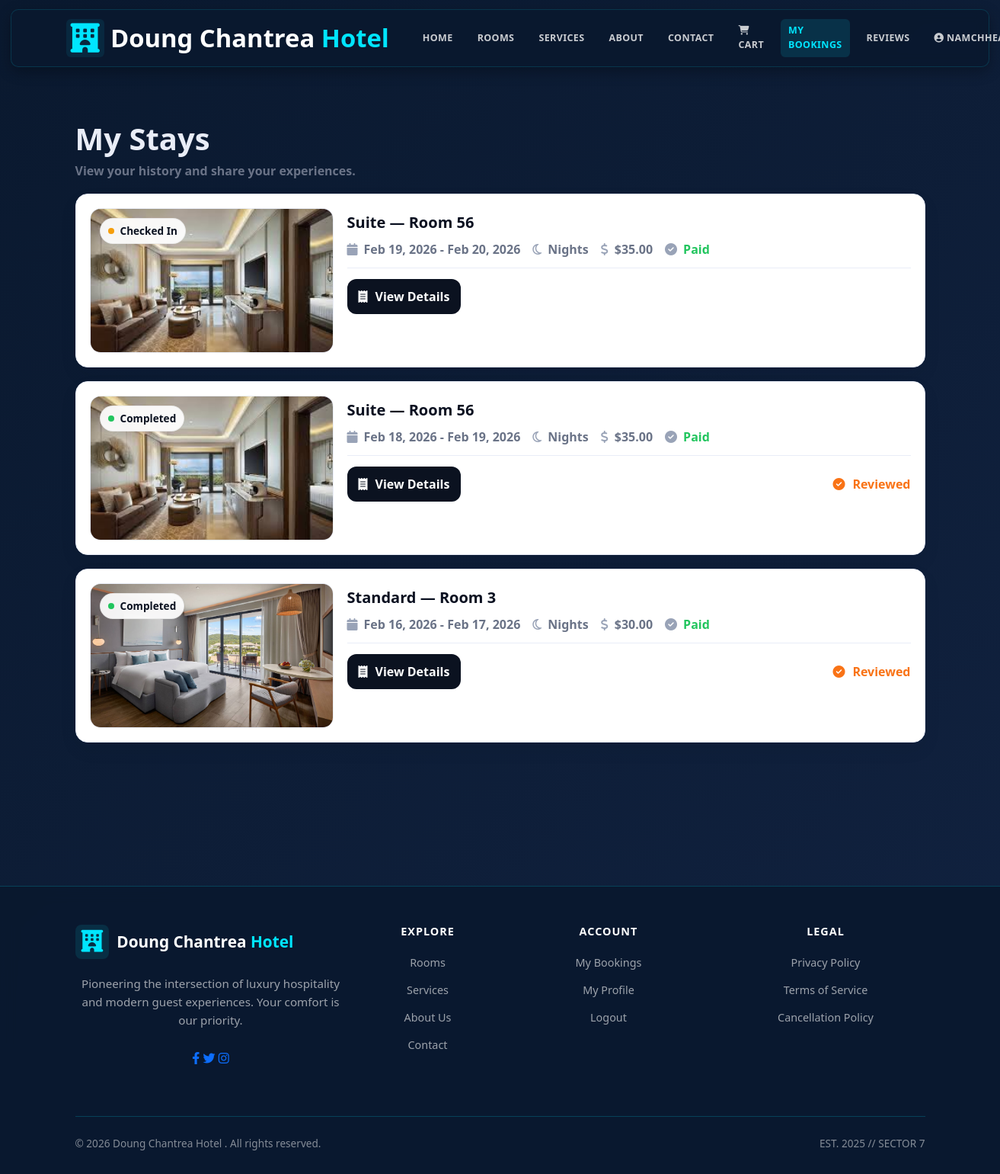
The app's page /my-reservations/ (signed in) with its own data.
### hotel/models.py (models this page shows, shortened)
class Reservation(models.Model):
    id = models.AutoField(primary_key=True)
    STATUS_CHOICES = [
        ('Pending', 'Pending'),
        ('Confirmed', 'Confirmed'),
        ('Checked In', 'Checked In'),
        ('Checked Out', 'Checked Out'),
        ('Cancelled', 'Cancelled'),
    ]
    guest = models.ForeignKey(Guest, on_delete=models.CASCADE, related_name='reservations')
    room = models.ForeignKey(Room, on_delete=models.CASCADE, related_name='reservations')
    handled_by = models.ForeignKey('Staff', on_delete=models.SET_NULL, null=True, blank=True, related_name='handled_reservations')
    check_in_date = models.DateField()
    check_out_date = models.DateField()
    booking_date = models.DateTimeField(auto_now_add=True)
    status = models.CharField(max_length=20, choices=STATUS_CHOICES, default='Pending')
    is_online_booking = models.BooleanField(default=True)
    number_of_guests = models.IntegerField(default=1, validators=[MinValueValidator(1)])
    special_requests = models.TextField(blank=True, null=True)
    total_price = models.DecimalField(max_digits=10, decimal_places=2, default=0, validators=[MinValueValidator(0)])
    class Meta:
        ordering = ['-booking_date']

class Room(models.Model):
    id = models.AutoField(primary_key=True)
    STATUS_CHOICES = [
        ('Available', 'Available'),
        ('Booked', 'Booked'),
        ('Maintenance', 'Maintenance'),
    ]
    room_number = models.CharField(max_length=10, unique=True)
    category = models.ForeignKey(RoomCategory, on_delete=models.CASCADE, related_name='rooms')
    assigned_staff = models.ForeignKey('Staff', on_delete=models.SET_NULL, null=True, blank=True, related_name='assigned_rooms')
    status = models.CharField(max_length=15, choices=STATUS_CHOICES, default='Available')
    floor = models.IntegerField(default=1, validators=[MinValueValidator(1), MaxValueValidator(100)])
    max_occupancy = models.IntegerField(default=2, validators=[MinValueValidator(1)])
    price = models.DecimalField(max_digits=10, decimal_places=2, null=True, blank=True, validators=[MinValueValidator(0)], help_text="Room-specific price (leave blank to use category base price)")
    amenities = models.TextField(default="WiFi, AC, TV", help_text="Comma-separated list of amenities")
    description = models.TextField(blank=True, null=True)
    image = models.ImageField(upload_to='rooms/', blank=True, null=True)
    created_at = models.DateTimeField(default=timezone.now)
    class Meta:
        ordering = ['room_number']

class RoomCategory(models.Model):
    id = models.AutoField(primary_key=True)
    category_name = models.CharField(max_length=50, unique=True)
    class Meta:
        verbose_name_plural = "Room Categories"

### hotel/views.py (the view)
# urls.py: path('my-reservations/', views.my_reservations, name='my_reservations'),
@login_required(login_url='login')
def my_reservations(request):
    try:
        guest = request.user.guest
        reservations = guest.reservations.select_related("room", "room__category").all()
        from .models import RoomRating
        reviewed_res_ids = set(
            RoomRating.objects.filter(user=request.user, reservation__guest=guest)
            .values_list("reservation_id", flat=True)
        )
        pending_reservations = guest.reservations.exclude(payment__payment_status__in=['Completed', 'Refunded'])
    except Guest.DoesNotExist:
        reservations = []
        reviewed_res_ids = set()
        pending_reservations = None
    context = {
        "reservations": reservations,
        "reviewed_res_ids": reviewed_res_ids,
        "pending_reservations": pending_reservations,
    }
    return render(request, "hotel/html/my_reservations.html", context)

### hotel/template/hotel/html/my_reservations.html (shortened to what this page needs)
{% extends 'hotel/html/base.html' %}
{% load static %}
{% block content %}
<div class="container stays-wrap">
  <div class="stays-head">
    <h1>My Stays</h1>
    <p>View your history and share your experiences.</p>
  </div>
  {% if reservations %}
    {% for r in reservations %}
      <div class="stay-card">
        <div class="stay-inner">
          <div class="stay-media">
            {% if r.status == 'Checked Out' %}
              <span class="pill completed"><span class="dot"></span> Completed</span>
            {% elif r.status == 'Confirmed' %}
              <span class="pill confirmed"><span class="dot"></span> Confirmed</span>
            {% elif r.status == 'Cancelled' %}
              <span class="pill cancelled"><span class="dot"></span> Cancelled</span>
            {% else %}
              <span class="pill pending"><span class="dot"></span> {{ r.status }}</span>
            {% endif %}
            {% if r.room.image %}
              <img src="{{ r.room.image.url }}" alt="Room image">
            {% else %}
              <img src="{% static 'hotel/img/hero.png' %}" alt="Room image">
            {% endif %}
          </div>
          <div>
            <div class="stay-title">
              {{ r.room.category.category_name }} — Room {{ r.room.room_number }}
            </div>
            <div class="stay-meta">
              <span class="meta-item">
                <i class="fas fa-calendar"></i>
                {{ r.check_in_date|date:"M d, Y" }} - {{ r.check_out_date|date:"M d, Y" }}
              </span>
              <span class="meta-item">
                <i class="far fa-moon"></i>
                {{ r.nights }} Nights
              </span>
              <span class="meta-item">
                <i class="fas fa-dollar-sign"></i>
                ${{ r.total_price }}
              </span>
              {% if r.payment %}
                {% if r.payment.payment_status == 'Completed' %}
                  <span class="meta-item" style="color: var(--success);">
                    <i class="fas fa-check-circle"></i> Paid
                  </span>
                {% else %}
                  <span class="meta-item" style="color: var(--danger);">
                    <i class="fas fa-exclamation-circle"></i> Payment Pending
                  </span>
                {% endif %}
              {% else %}
                <span class="meta-item" style="color: var(--danger);">
                  <i class="fas fa-exclamation-circle"></i> Payment Pending
                </span>
              {% endif %}
            </div>
            <div class="stay-actions">
              <a class="btnx btn-dark" href="{% url 'reservation_detail' r.id %}">
                <i class="fas fa-receipt"></i> View Details
              </a>
              {% if r.id in reviewed_res_ids %}
                <span class="reviewed">
                  <i class="fas fa-check-circle"></i> Reviewed
                </span>
              {% endif %}
            </div>
          </div>
        </div>
      </div>
    {% endfor %}
  {% else %}
    <div class="alert alert-info">
      <i class="fas fa-info-circle"></i> You don't have any reservations yet.
      <a href="{% url 'room_list' %}" class="btn btn-sm btn-primary">Browse Rooms</a>
    </div>
  {% endif %}
</div>
{% endblock %}

### hotel/template/hotel/html/base.html (shortened to what this page needs)
{% load static %}
<!DOCTYPE html>
<html lang="en">
<head>
    <link href="https://cdn.jsdelivr.net/npm/bootstrap@5.3.0/dist/css/bootstrap.min.css" rel="stylesheet">
    <link rel="stylesheet" href="https://cdnjs.cloudflare.com/ajax/libs/font-awesome/6.4.0/css/all.min.css">
    <link rel="stylesheet" href="{% static 'hotel/css/home.css' %}">
</head>
<body>
    <nav class="navbar navbar-expand-lg navbar-dark">
        <div class="container-lg">
            <a class="navbar-brand" href="{% url 'guest_home' %}">
                <i class="fas fa-hotel"></i>
                <span class="brand-text">Doung Chantrea <span class="highlight">Hotel</span></span>
            </a>
            <div class="collapse navbar-collapse" id="navbarNav">
                <ul class="navbar-nav ms-auto align-items-center">
                    <li class="nav-item">
                        <a class="nav-link {% if request.resolver_match.url_name == 'guest_home' %}active{% endif %}" href="{% url 'guest_home' %}">Home</a>
                    </li>
                    <li class="nav-item">
                        <a class="nav-link {% if request.resolver_match.url_name == 'room_list' %}active{% endif %}" href="{% url 'room_list' %}">Rooms</a>
                    </li>
                    <li class="nav-item">
                        <a class="nav-link {% if request.resolver_match.url_name == 'service' %}active{% endif %}" href="{% url 'service' %}">Services</a>
                    </li>
                    <li class="nav-item">
                        <a class="nav-link {% if request.resolver_match.url_name == 'about' %}active{% endif %}" href="{% url 'about' %}">About</a>
                    </li>
                    <li class="nav-item">
                        <a class="nav-link {% if request.resolver_match.url_name == 'contact' %}active{% endif %}" href="{% url 'contact' %}">Contact</a>
                    </li>
                    {% if user.is_authenticated %}
                        <li class="nav-item">
                            <a class="nav-link {% if request.resolver_match.url_name == 'view_cart' %}active{% endif %}" href="{% url 'view_cart' %}" style="position: relative;">
                                <i class="fas fa-shopping-cart"></i> Cart
                            </a>
                        </li>
                        <li class="nav-item">
                            <a class="nav-link {% if request.resolver_match.url_name == 'my_reservations' %}active{% endif %}" href="{% url 'my_reservations' %}">
                                My Bookings
                            </a>
                        </li>
                        <li class="nav-item">
                            <a class="nav-link {% if request.resolver_match.url_name == 'reviews' %}active{% endif %}" href="{% url 'reviews' %}">
                                Reviews
                            </a>
                        </li>
                        <li class="nav-item dropdown">
                            <a class="nav-link dropdown-toggle" href="#" id="userDropdown" role="button" data-bs-toggle="dropdown">
                                <i class="fas fa-user-circle"></i> {{ user.username }}
                            </a>
                        </li>
                    {% endif %}
                </ul>
            </div>
        </div>
    </nav>
    <main>
        <div class="container-lg">
            {% block content %}{% endblock %}
        </div>
    </main>
    <footer>
        <div class="container-lg">
            <div class="row">
                <div class="col-lg-4 mb-4">
                    <div class="footer-brand">
                        <i class="fas fa-hotel"></i>
                        <span class="brand-text">Doung Chantrea <span class="highlight">Hotel</span></span>
                    </div>
                    <p class="footer-description">
                        Pioneering the intersection of luxury hospitality and modern guest experiences. Your comfort is our priority.
                    </p>
                    <div class="social-icons">
                        <a href="#"><i class="fab fa-facebook-f"></i></a>
                        <a href="#"><i class="fab fa-twitter"></i></a>
                        <a href="#"><i class="fab fa-instagram"></i></a>
                    </div>
                </div>
                <div class="col-lg-2 col-md-6 mb-4 footer-section">
                    <h5>Explore</h5>
                    <ul class="footer-links">
                        <li><a href="{% url 'room_list' %}">Rooms</a></li>
                        <li><a href="{% url 'service' %}">Services</a></li>
                        <li><a href="{% url 'about' %}">About Us</a></li>
                        <li><a href="{% url 'contact' %}">Contact</a></li>
                    </ul>
                </div>
                <div class="col-lg-3 col-md-6 mb-4 footer-section">
                    <h5>Account</h5>
                    <ul class="footer-links">
                        {% if user.is_authenticated %}
                            <li><a href="{% url 'my_reservations' %}">My Bookings</a></li>
                            <li><a href="{% url 'user_profile' %}">My Profile</a></li>
                            <li><a class="logout-link" href="#" data-logout-url="{% url 'logout' %}">Logout</a></li>
                        {% else %}
                            <li><a href="{% url 'login' %}">Login</a></li>
                            <li><a href="{% url 'register' %}">Register</a></li>
                        {% endif %}
                    </ul>
                </div>
                <div class="col-lg-3 col-md-6 mb-4 footer-section">
                    <h5>Legal</h5>
                    <ul class="footer-links">
                        <li><a href="#">Privacy Policy</a></li>
                        <li><a href="#">Terms of Service</a></li>
                        <li><a href="#">Cancellation Policy</a></li>
                    </ul>
                </div>
            </div>
            <div class="footer-bottom">
                <div class="footer-meta">
                    <div>&copy; 2026 Doung Chantrea Hotel . All rights reserved.</div>
                    <div>EST. 2025 // SECTOR 7</div>
                </div>
            </div>
        </div>
    </footer>
</body>
</html>

### hotel/static/hotel/css/home.css (style rules this page uses)
* { margin: 0; padding: 0; box-sizing: border-box; font-family: 'Segoe UI', sans-serif; }
body { background-color: #f5f5f5; }
footer { background-color: #2c3e50; color: white; text-align: center; padding: 15px; }

### hotel/template/hotel/html/base.html (style rules this page uses)
:root { --primary: #00e5ff; --secondary: #0a192f; --dark-bg: rgba(10, 25, 47, 0.95); --light: #ecf0f1; --cyan-glow: rgba(0, 229, 255, 0.2); }
* { margin: 0; padding: 0; box-sizing: border-box; }
body { font-family: 'Segoe UI', Tahoma, Geneva, Verdana, sans-serif; background: linear-gradient(135deg, #0a192f 0%, #112240 100%); min-height: 100vh; color: #e6f1ff; }
.navbar { background: rgba(10, 25, 47, 0.95); backdrop-filter: blur(8px); border: 1px solid rgba(0, 229, 255, 0.14); border-radius: 10px; margin: 12px 14px; padding: 6px 18px; box-shadow: 0 6px 18px rgba(0, 0, 0, 0.28); position: sticky; top: 10px; left: 0; width: calc(100% - 28px); height: 76px; z-index: 1000; display: flex; align-items: center; }
.navbar .container-lg { display: flex; align-items: center; gap: 12px; padding-left: 0; padding-right: 0; }
.navbar-brand { font-weight: 700; font-size: 2.05rem; color: #fff !important; display: flex; align-items: center; gap: 8px; }
.navbar-brand i { color: #00e5ff; font-size: 2.4rem; padding: 6px; background: rgba(0, 229, 255, 0.08); border-radius: 6px; }
.navbar-brand .brand-text .highlight { color: #00e5ff; }
.nav-link { color: rgba(255,255,255,0.78) !important; transition: all 0.22s ease; margin: 0 6px; padding: 6px 10px !important; font-weight: 600; text-transform: uppercase; font-size: 0.78rem; letter-spacing: 0.4px; }
.nav-link.active { color: #00e5ff !important; background: rgba(0, 229, 255, 0.12); border-radius: 6px; }
main { min-height: calc(100vh - 300px); padding: 30px 0; }
footer { background: rgba(10, 25, 47, 0.95); backdrop-filter: blur(10px); border-top: 1px solid rgba(0, 229, 255, 0.2); color: rgba(255,255,255,0.7); padding: 50px 0 30px; margin-top: 80px; }
footer .footer-brand { display: flex; align-items: center; gap: 10px; margin-bottom: 20px; }
footer .footer-brand i { color: #00e5ff; font-size: 1.8rem; padding: 8px; background: rgba(0, 229, 255, 0.1); border-radius: 8px; }
footer .footer-brand .brand-text { font-size: 1.3rem; font-weight: 700; color: #fff; }
footer .footer-brand .highlight { color: #00e5ff; }
footer .footer-description { color: rgba(255,255,255,0.6); margin-bottom: 25px; font-size: 0.95rem; line-height: 1.6; }
footer .footer-section h5 { color: #fff; font-weight: 600; margin-bottom: 20px; text-transform: uppercase; font-size: 0.9rem; letter-spacing: 1px; }
footer .footer-links { list-style: none; padding: 0; }
footer .footer-links li { margin-bottom: 12px; }
footer .footer-links a { color: rgba(255,255,255,0.6); text-decoration: none; transition: all 0.3s ease; font-size: 0.9rem; }
footer .footer-bottom { border-top: 1px solid rgba(0, 229, 255, 0.2); margin-top: 40px; padding-top: 25px; text-align: center; color: rgba(255,255,255,0.5); font-size: 0.85rem; }
footer .footer-bottom .footer-meta { display: flex; justify-content: space-between; align-items: center; flex-wrap: wrap; gap: 15px; }

### records on screen
Reservation: status "Checked In", room.image (picture), room.category.category_name "Suite", room.room_number "56", check_in_date "Feb 19, 2026", check_out_date "Feb 20, 2026", total_price "35.00", shows "Paid"
Reservation: status "Checked Out" (drawn), room.image (picture), room.category.category_name "Suite", room.room_number "56", check_in_date "Feb 18, 2026", check_out_date "Feb 19, 2026", total_price "35.00", shows "Paid", shows "Reviewed"
Reservation: status "Checked Out" (drawn), room.image (picture), room.category.category_name "Standard", room.room_number "3", check_in_date "Feb 16, 2026", check_out_date "Feb 17, 2026", total_price "30.00", shows "Paid", shows "Reviewed"
